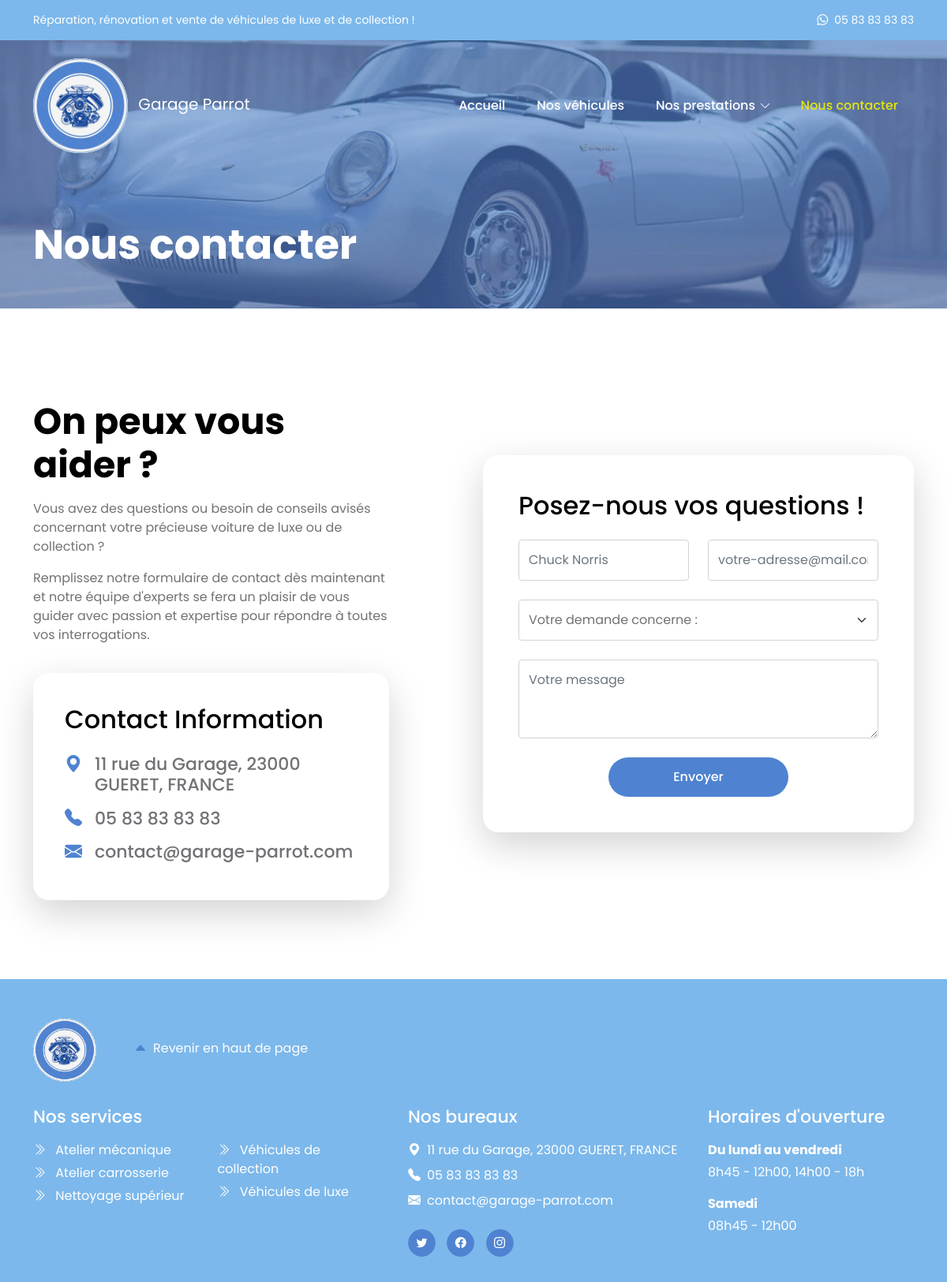
The page /contact.php on the database its author committed.
### tables this page shows
CREATE TABLE IF NOT EXISTS `office` (
  `id` int NOT NULL AUTO_INCREMENT,
  `phone` varchar(20) DEFAULT NULL,
  `address` varchar(50) DEFAULT NULL,
  `mail` varchar(50) DEFAULT NULL,
  `days1` varchar(25) DEFAULT NULL,
  `days2` varchar(25) DEFAULT NULL,
  `hours1` varchar(25) DEFAULT NULL,
  `hours2` varchar(25) DEFAULT NULL,
  PRIMARY KEY (`id`)
);

CREATE TABLE IF NOT EXISTS `prestations` (
  `id` int NOT NULL AUTO_INCREMENT,
  `title1` varchar(50) DEFAULT NULL,
  `pictures1` varchar(70) DEFAULT NULL,
  `pictures2` varchar(70) DEFAULT NULL,
  `textCourt` varchar(300) DEFAULT NULL,
  `underTitle1` varchar(90) DEFAULT NULL,
  `text1` varchar(300) DEFAULT NULL,
  `underTitle2` varchar(90) DEFAULT NULL,
  `text2` varchar(300) DEFAULT NULL,
  `text3` longtext,
  `price` varchar(12) DEFAULT NULL,
  `duration` varchar(10) DEFAULT NULL,
  `notation` decimal(1,1) DEFAULT NULL,
  `title2` varchar(50) DEFAULT NULL,
  PRIMARY KEY (`id`),
  KEY `notation` (`notation`)
);

### admin/templates/php/officeConnexionBDD.php (called while the page is built)
<?php
    $list = "SELECT phone, address, mail, days1, days2, hours1, hours2 FROM office";
    $rs_select = $bdd->prepare($list);
    $rs_select->execute();
?>

### admin/templates/php/prestationsConnexionBDD.php (called while the page is built)
<?php
    $list = "SELECT id, title1, pictures1, pictures2, textCourt, underTitle1, text1, underTitle2, text2, text3, price, duration, notation, title2 FROM prestations";
    $rs_select = $bdd->prepare($list);
    $rs_select->execute();
?>

### contact.php (the view, shortened to what this page needs)
<?php
require_once "templates/php/head.php";
?>
<body>
    <?php
    include_once "templates/php/header.php";
    include_once "templates/php/nav.php";
    ?>
    <main>
        <section class="banner-section d-flex justify-content-center align-items-end">
            <div class="section-overlay"></div>
            <div class="container">
                <div class="row">
                    <div class="col-lg-7 col-12">
                        <h1 class="text-white mb-lg-0">Nous contacter</h1>
                    </div>
                </div>
            </div>
        </section>
        <section class="contact-section section-padding">
            <div class="container">
                <div class="row">
                    <div class="col-lg-5 col-12 me-auto mb-lg-0 mb-5">
                        <h2 class="my-3">On peux vous aider ?</h2>
                        <p>Vous avez des questions ou besoin de conseils avisés concernant votre précieuse voiture de luxe ou de collection ?
                        </p>
                        <p>Remplissez notre formulaire de contact dès maintenant et notre équipe d'experts se fera un plaisir de vous guider avec passion et expertise pour répondre à toutes vos interrogations.
                        </p>
                        <div class="contact-info bg-white shadow-lg">
                            <h3 class="mb-4">Contact Information</h3>
                            <?php
                                include './admin/templates/php/officeConnexionBDD.php';
                                $donnees = $rs_select->fetch(PDO::FETCH_ASSOC);
                            ?>
                            <h5 class="d-flex mt-3 mb-3">
                                <i class="bi-geo-alt-fill custom-icon me-3"></i><?= $donnees['address'] ?>
                            </h5>
                            <h5 class="d-flex mb-3">
                                <i class="bi-telephone-fill custom-icon me-3"></i>
                                <a href="tel:<?= $donnees['phone'] ?>">
                                    <?= $donnees['phone'] ?>
                                </a>
                            </h5>
                            <h5 class="d-flex">
                                <i class="bi-envelope-fill custom-icon me-3"></i>
                                <a href="mailto:<?= $donnees['mail'] ?>">
                                    <?= $donnees['mail'] ?>
                                </a>
                            </h5>
                        </div>
                    </div>
                    <div class="col-lg-6 col-12 d-flex align-items-center">
                        <form class="custom-form consulting-form bg-white shadow-lg mb-5 mb-lg-0" action="./templates/php/sendForm.php" method="POST" role="form">
                            <div class="consulting-form-header d-flex align-items-center">
                                <h3 class="mb-4">Posez-nous vos questions !</h3>
                            </div>
                            <div class="consulting-form-body">
                                <div class="row">
                                    <div class="col-lg-6 col-md-6 col-12">
                                        <input type="text" name="name" id="name" class="form-control" placeholder="Chuck Norris" required>
                                    </div>
                                    <div class="col-lg-6 col-md-6 col-12">
                                        <input type="email" name="mail" id="mail" pattern="[^ @]*@[^ @]*" class="form-control" placeholder="votre-adresse@mail.com" required>
                                    </div>
                                </div>
                                <select class="form-select form-control" name="subject" id="subject" required>
                                        <option selected>Votre demande concerne :</option>
                                    </select>
                                <textarea name="message" rows="3" class="form-control" id="message" placeholder="Votre message" required></textarea>
                                <div class="col-lg-6 col-md-10 col-8 mx-auto">
                                    <button type="submit" class="form-control">Envoyer</button>
                                </div>
                            </div>
                        </form>
                    </div>
                </div>
            </div>
        </section>
    </main>
    <?php
    require_once "templates/php/footer.php";
    ?>
</body>
</html>

### templates/php/header.php
<?php
    include 'admin/templates/php/config.php';
    include_once 'admin/templates/php/officeConnexionBDD.php';
?>
<header class="site-header" id="header-page">
        <section class="container">
            <div class="row">
                <div class="col-lg-12 col-12 d-flex flex-wrap">
                    <p class="slogan me-4 mb-0">
                        Réparation, rénovation et vente de véhicules de luxe et de collection !
                    </p>
                    <?php
                        $donnees = $rs_select->fetch(PDO::FETCH_ASSOC);
                    ?>
                    <p class="site-header-icon-wrap text-white d-flex mb-0 ms-auto">
                        <i class="site-header-icon bi-whatsapp me-2"></i>
                        <a href="tel:<?= $donnees['phone'] ?>" class="text-white">
                            <?= $donnees['phone'] ?>
                        </a>
                    </p>
                </div>
            </div>
        </section>
    </header>

### templates/php/footer.php (shortened to what this page needs)
<?PHP
    require 'admin/templates/php/officeConnexionBDD.php';
?>
<footer class="site-footer">
        <div class="container">
            <div class="row">
                <div class="col-lg-12 col-12 d-flex align-items-center mb-4 pb-2">
                    <div>
                        <img src="image/GARAGE V. PARROT.png" class="logo img-fluid" alt="Logo du Garage Vincent Parrot">
                    </div>
                    <ul class="footer-menu d-flex flex-wrap ms-5">
                        <li class="footer-menu-item"><a href="#header-page" class="footer-menu-link"><i class="bi bi-caret-up-fill custom-icon me-2"></i>Revenir en haut de page</a></li>
                    </ul>
                </div>
                <div class="col-lg-5 col-12 mb-4 mb-lg-0">
                    <h5 class="site-footer-title mb-3">Nos services</h5>
                    <ul class="footer-menu">
                        <?php
                            include './admin/templates/php/prestationsConnexionBDD.php';
                            while($donnees = $rs_select->fetch(PDO::FETCH_ASSOC)) {
                        ?>
                        <li class="footer-menu-item">
                            <a href="prestationsDetails.php?id=<?php echo $donnees['id']; ?>" class="footer-menu-link">
                                <i class="bi-chevron-double-right footer-menu-link-icon me-2"></i> <?= $donnees['title1'] ?>
                            </a>
                        </li>
                        <?PHP
                            }
                        ?>
                        <li class="footer-menu-item">
                            <a href="vehicules.php" class="footer-menu-link">
                                <i class="bi-chevron-double-right footer-menu-link-icon me-2"></i> Véhicules de collection
                            </a>
                        </li>
                        <li class="footer-menu-item">
                            <a href="vehicules.php#lux-car" class="footer-menu-link">
                                <i class="bi-chevron-double-right footer-menu-link-icon me-2"></i> Véhicules de luxe
                            </a>
                        </li>
                    </ul>
                </div>
                <?php
                    include './admin/templates/php/officeConnexionBDD.php';
                    $donnees = $rs_select->fetch(PDO::FETCH_ASSOC);
                ?>
                <div class="col-lg-4 col-md-6 col-12 mb-4 mb-lg-0 mb-md-0">
                    <h5 class="site-footer-title mb-3">Nos bureaux</h5>
                    <p class="text-white d-flex mt-3 mb-2">
                        <i class="bi-geo-alt-fill me-2"></i>
                        <?= $donnees['address'] ?>
                    </p>
                    <p class="text-white d-flex mb-2">
                        <i class="bi-telephone-fill me-2"></i>
                        <a href="tel: <?= $donnees['phone'] ?>" class="site-footer-link">
                                <?= $donnees['phone'] ?>
                            </a>
                    </p>
                    <p class="text-white d-flex">
                        <i class="bi-envelope-fill me-2"></i>
                        <a href="mailto:<?= $donnees['mail'] ?>" class="site-footer-link">
                            <?= $donnees['mail'] ?>
                        </a>
                    </p>
                    <ul class="social-icon mt-4">
                        <li class="social-icon-item">
                            <a href="#" class="social-icon-link button button--skoll">
                                <span class="bi-twitter"></span>
                            </a>
                        </li>
                        <li class="social-icon-item">
                            <a href="#" class="social-icon-link button button--skoll">
                                <span class="bi-facebook"></span>
                            </a>
                        </li>
                        <li class="social-icon-item">
                            <a href="#" class="social-icon-link button button--skoll">
                                <span class="bi-instagram"></span>
                            </a>
                        </li>
                    </ul>
                </div>
                <div class="col-lg-3 col-md-6 col-6 mt-3 mt-lg-0 mt-md-0 hours-bottom-page">
                    <h5 class="text-white mb-3">Horaires d'ouverture</h5>
                    <strong class="d-block text-white mb-1"><?= $donnees['days1'] ?></strong>
                    <p class="text-white mb-3"><?= $donnees['hours1'] ?></p>
                    <strong class="d-block text-white mb-1"><?= $donnees['days2'] ?></strong>
                    <p class="text-white mb-0"><?= $donnees['hours2'] ?></p>
                </div>
            </div>
        </div>
    </footer>

### rows shown on the page
office: phone "05 83 83 83 83", address "11 rue du Garage, 23000 GUERET, FRANCE", mail "contact@garage-parrot.com", days1 "Du lundi au vendredi", hours1 "8h45 - 12h00, 14h00 - 18h", days2 "Samedi", hours2 "08h45 - 12h00"
prestations: title1 "Atelier mécanique"
prestations: title1 "Atelier carrosserie"
prestations: title1 "Nettoyage supérieur"
